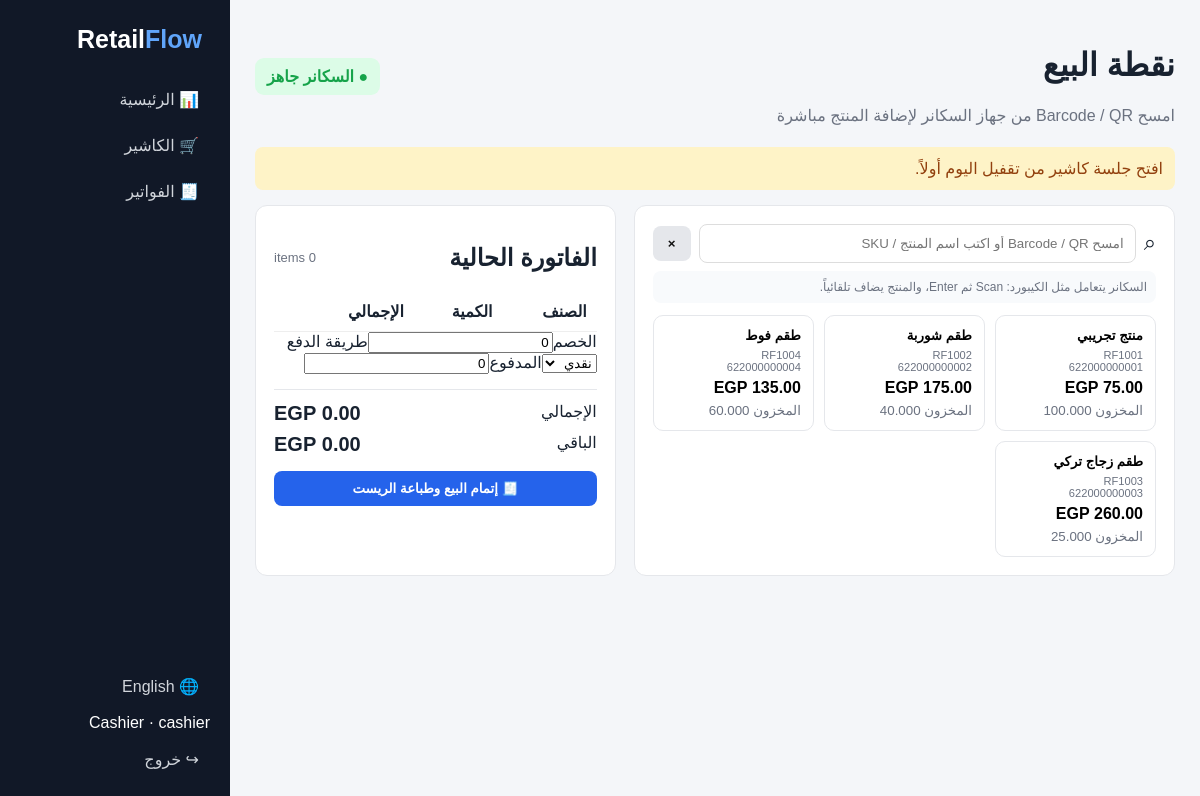
/pos.php (signed in), run on the app's committed database.
### tables this page shows
CREATE TABLE products(id INT UNSIGNED AUTO_INCREMENT PRIMARY KEY,category_id INT UNSIGNED NULL,sku VARCHAR(80) UNIQUE,barcode VARCHAR(80) UNIQUE NULL,name_ar VARCHAR(180),name_en VARCHAR(180),purchase_price DECIMAL(14,2) DEFAULT 0,sale_price DECIMAL(14,2) DEFAULT 0,stock_qty DECIMAL(14,3) DEFAULT 0,min_stock DECIMAL(14,3) DEFAULT 5,unit VARCHAR(30) DEFAULT "piece",is_active TINYINT DEFAULT 1,created_at TIMESTAMP DEFAULT CURRENT_TIMESTAMP,updated_at TIMESTAMP DEFAULT CURRENT_TIMESTAMP ON UPDATE CURRENT_TIMESTAMP,FOREIGN KEY(category_id) REFERENCES categories(id) ON DELETE SET NULL,INDEX(name_en),INDEX(barcode),INDEX(stock_qty));

### config/config.php (called while the page is built, shortened)
<?php
function db(){static $p;if(!$p)$p=new PDO("mysql:host=".DB_HOST.";dbname=".DB_NAME.";charset=utf8mb4",DB_USER,DB_PASS,[PDO::ATTR_ERRMODE=>PDO::ERRMODE_EXCEPTION,PDO::ATTR_DEFAULT_FETCH_MODE=>PDO::FETCH_ASSOC,PDO::ATTR_EMULATE_PREPARES=>false]);return $p;}
function e($v){return htmlspecialchars((string)$v,ENT_QUOTES,"UTF-8");} function redirect($u){header("Location: $u");exit;}
function lang(){return ($_SESSION["lang"]??"ar")==="en"?"en":"ar";} function t($ar,$en){return lang()==="ar"?$ar:$en;}

### config/auth.php (called while the page is built)
<?php require_once __DIR__."/config.php"; function user(){return $_SESSION["user"]??null;} function login_user($u){session_regenerate_id(true);$_SESSION["user"]=["id"=>(int)$u["id"],"name"=>$u["name"],"role"=>$u["role"]];} function logout_user(){$_SESSION=[];session_destroy();} function require_login(){if(!user())redirect("login.php");} function require_role($r){require_login();if(!in_array(user()["role"],$r,true)){http_response_code(403);exit("403 Forbidden");}} function cash_session(){if(!user())return null;$s=db()->prepare("SELECT * FROM cash_sessions WHERE user_id=? AND status='open' ORDER BY id DESC LIMIT 1");$s->execute([user()["id"]]);return $s->fetch()?:null;}

### public/pos.php (the view)
<?php require_once __DIR__."/../config/auth.php";require_role(["admin","cashier"]);$ps=db()->query("SELECT id,sku,barcode,name_ar,name_en,sale_price,stock_qty FROM products WHERE is_active=1 AND stock_qty>0 ORDER BY name_en")->fetchAll();$cs=cash_session();include __DIR__."/partials/header.php";?><header><div><h1><?=t("نقطة البيع","Point of Sale")?></h1><p class="muted"><?=t("امسح Barcode / QR من جهاز السكانر لإضافة المنتج مباشرة","Scan a Barcode / QR to add the product instantly")?></p></div><div class="scanner-status" id="scannerStatus">● <?=t("السكانر جاهز","Scanner Ready")?></div></header><?php if(!$cs):?><div class="warn"><?=t("افتح جلسة كاشير من تقفيل اليوم أولاً.","Open a cashier session from Day Closing first.")?></div><?php endif;?><div class="pos"><section class="card"><div class="scanbar"><span>⌕</span><input id="search" class="search" autocomplete="off" autofocus placeholder="<?=t("امسح Barcode / QR أو اكتب اسم المنتج / SKU","Scan Barcode / QR or type product name / SKU")?>"><button id="clearSearch" class="btn" type="button">×</button></div><div class="scan-hint"><?=t("السكانر يتعامل مثل الكيبورد: Scan ثم Enter، والمنتج يضاف تلقائياً.","Scanner works like a keyboard: Scan then Enter, and the item is added automatically.")?></div><div class="products"><?php foreach($ps as $p):?><button class="product" data-id="<?=$p["id"]?>" data-name="<?=e($p["name_en"]?:$p["name_ar"])?>" data-price="<?=$p["sale_price"]?>" data-stock="<?=$p["stock_qty"]?>" data-barcode="<?=e($p["barcode"])?>" data-sku="<?=e($p["sku"])?>"><b><?=e(lang()==="ar"?$p["name_ar"]:$p["name_en"])?></b><small><?=e($p["sku"])?><br><?=e($p["barcode"])?></small><strong><?=number_format($p["sale_price"],2)?> EGP</strong><span><?=t("المخزون","Stock")?> <?=$p["stock_qty"]?></span></button><?php endforeach;?></div></section><section class="card checkout"><div class="checkout-head"><h2><?=t("الفاتورة الحالية","Current Sale")?></h2><span id="itemCount">0 <?=t("صنف","items")?></span></div><div class="cart-list"><table id="cart"><thead><tr><th><?=t("الصنف","Item")?></th><th><?=t("الكمية","Qty")?></th><th><?=t("الإجمالي","Total")?></th><th></th></tr></thead><tbody></tbody></table></div><label><?=t("الخصم","Discount")?><input id="discount" type="number" min="0" step=".01" value="0"></label><label><?=t("طريقة الدفع","Payment")?><select id="payment"><option value="cash"><?=t("نقدي","Cash")?></option><option value="card"><?=t("بطاقة","Card")?></option><option value="other"><?=t("أخرى","Other")?></option></select></label><label><?=t("المدفوع","Paid")?><input id="paid" type="number" min="0" step=".01" value="0"></label><div class="totals"><div><span><?=t("الإجمالي","Total")?></span><strong id="total">0.00 EGP</strong></div><div><span><?=t("الباقي","Change")?></span><strong id="change">0.00 EGP</strong></div></div><button id="sell" class="btn primary full" <?=!$cs?"disabled":""?>>🧾 <?=t("إتمام البيع وطباعة الريست","Complete Sale & Print Receipt")?></button></section></div><script>window.CSRF="<?=e(csrf())?>";</script><script src="assets/pos.js"></script><?php include __DIR__."/partials/footer.php";?>

### public/assets/app.css (style rules this page uses)
* { box-sizing:border-box }
body { margin:0;font-family:Arial,Tahoma,sans-serif;background:#f4f6f9;color:#182230 }
header { display:flex;justify-content:space-between;align-items:center;margin-bottom:18px }
.card,.stats>div { background:#fff;border:1px solid #e5e7eb;border-radius:12px;padding:18px;margin-bottom:18px }
.btn { border:0;border-radius:8px;padding:10px 15px;cursor:pointer;text-decoration:none;background:#e5e7eb;color:#111;font-weight:700 }
.primary { background:#2563eb;color:#fff }
.full { width:100% }
.ok,.bad,.warn { padding:12px;border-radius:8px;margin-bottom:15px }
.warn { background:#fef3c7;color:#92400e }
.pos { display:grid;grid-template-columns:1.2fr .8fr;gap:18px }
.products { display:grid;grid-template-columns:repeat(3,1fr);gap:10px }
.product { background:#fff;border:1px solid #e5e7eb;border-radius:10px;padding:12px;text-align:start;display:grid;gap:6px;cursor:pointer }
.product small,.product span { color:#6b7280 }
.search { width:100%;padding:11px;border:1px solid #ddd;border-radius:8px;margin-bottom:12px }
.cart-list { max-height:450px;overflow:auto }
table { width:100%;border-collapse:collapse }
th,td { padding:10px;border-bottom:1px solid #eee;text-align:start }
.muted { margin:4px 0;color:#6b7280 }
.scanner-status { font-weight:700;color:#16a34a;background:#dcfce7;padding:9px 12px;border-radius:9px }
.scanbar { display:flex;gap:8px;align-items:center }
.scanbar .search { margin:0 }
.scanbar>span { font-size:22px }
.scan-hint { font-size:12px;color:#6b7280;background:#f8fafc;padding:9px;border-radius:8px;margin:8px 0 12px }
.checkout-head { display:flex;justify-content:space-between;align-items:center }
.checkout-head span { color:#6b7280;font-size:13px }
.cart-list { max-height:420px;overflow:auto }
.totals { border-top:1px solid #e5e7eb;margin:15px 0;padding-top:12px;display:grid;gap:8px }
.totals div { display:flex;justify-content:space-between }
.totals strong { font-size:20px }
.product strong { font-size:16px }

### data on the page
products: name_ar "منتج تجريبي", sku "RF1001", barcode "622000000001", stock_qty "100.000"
products: name_ar "طقم شوربة", sku "RF1002", barcode "622000000002", stock_qty "40.000"
products: name_ar "طقم فوط", sku "RF1004", barcode "622000000004", stock_qty "60.000"
products: name_ar "طقم زجاج تركي", sku "RF1003", barcode "622000000003", sale_price "260.00", stock_qty "25.000"

### other printed values
t("الرئيسية","Dashboard") "الرئيسية"
t("الكاشير","POS") "الكاشير"
t("الفواتير","Invoices") "الفواتير"
user()["name"] "Cashier"
$role "cashier"
t("خروج","Logout") "خروج"
t("نقطة البيع","Point of Sale") "نقطة البيع"
t("السكانر جاهز","Scanner Ready") "السكانر جاهز"
t("الفاتورة الحالية","Current Sale") "الفاتورة الحالية"
t("الصنف","Item") "الصنف"
t("الكمية","Qty") "الكمية"
t("الإجمالي","Total") "الإجمالي"
t("الخصم","Discount") "الخصم"
t("طريقة الدفع","Payment") "طريقة الدفع"
t("المدفوع","Paid") "المدفوع"
